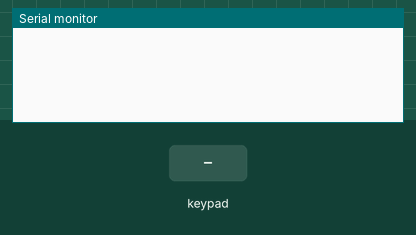
This sketch was run on a simulated Arduino Uno, built with avr-gcc and run on an emulated ATmega328P. Parts: the last lines printed to the serial monitor. The inputs (shaded band) are chosen by the test bench.

Above: at 1.2 s.
1.3 s: key '1' pressed
At 2.0 s:
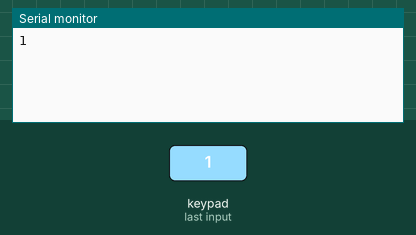
2.8 s: keypad keys 1 1 1 0 9 8 # pressed 0.4 s apart
At 6.3 s:
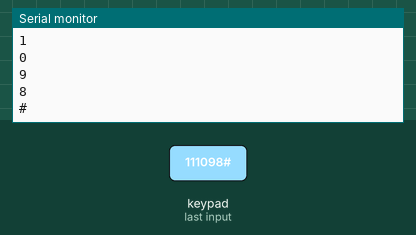
7.1 s: key 'A' pressed
At 7.6 s:
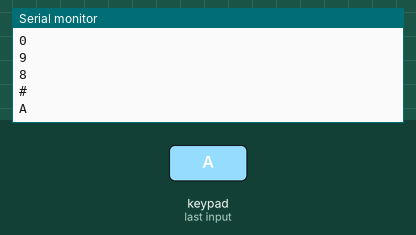
8.6 s: keypad keys 1 1 1 0 9 8 * pressed 0.4 s apart
At 11.7 s:
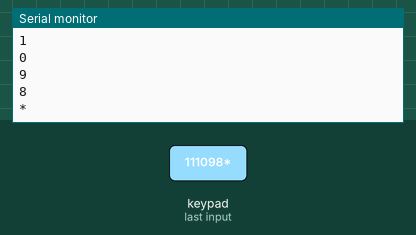
12.9 s: key 'B' pressed
At 13.3 s:
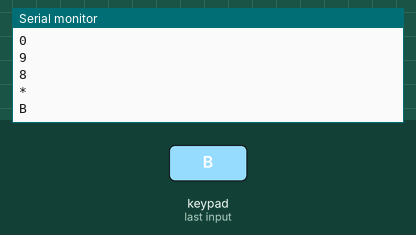
14.4 s: keypad keys 1 1 1 0 9 8 D pressed 0.4 s apart
At 17.3 s:
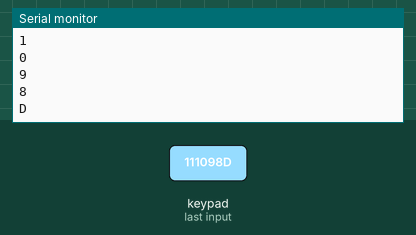
Timing chart, 0 to 18.8 s (numbered marks = the images above; inputs shaded):
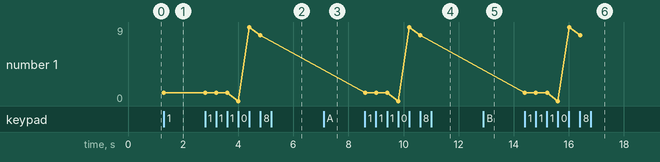

Measured:
- after the input at 1.3 s, the serial monitor: prints a new line at once (image 1)
- after the input at 2.8 s, the serial monitor: prints a new line after 1.2 s (image 2)
- after the input at 7.1 s, the serial monitor: prints a new line at once (image 3)
- after the input at 8.6 s, the serial monitor: prints a new line at once (image 4)
- after the input at 12.9 s, the serial monitor: prints a new line at once (image 5)
- after the input at 14.4 s, the serial monitor: prints a new line at once (image 6)
- plotted number 1: 1 → 8 after the input at 2.8 s

The sketch:

TaskBox-Arduino.ino
```cpp
#include <Keypad.h>

const byte ROWS = 4;
const byte COLS = 4;

char matrixKey[ROWS][COLS] = {
  {'1', '2', '3', 'A'},
  {'4', '5', '6', 'B'},
  {'7', '8', '9', 'C'},
  {'*', '0', '#', 'D'}
};

byte rowPins[ROWS] = {11, 10, 9, 8};
byte colPins[COLS] = {7, 6, 5, 4};

Keypad customKeypad = Keypad(makeKeymap(matrixKey), rowPins, colPins, ROWS, COLS);

void setup(){
  Serial.begin(9600);
}

void loop(){
  char keyPressed = customKeypad.getKey();

  if (keyPressed){
    Serial.println(keyPressed);
  }
}
```
